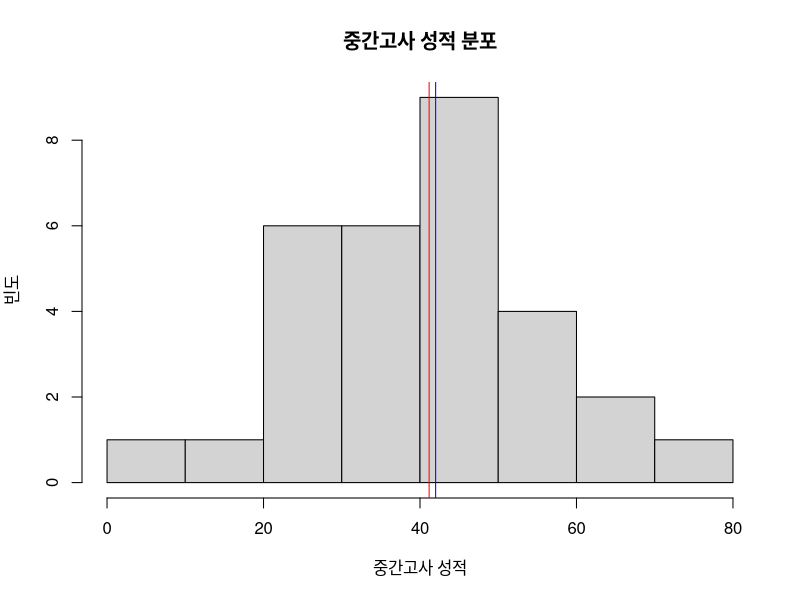
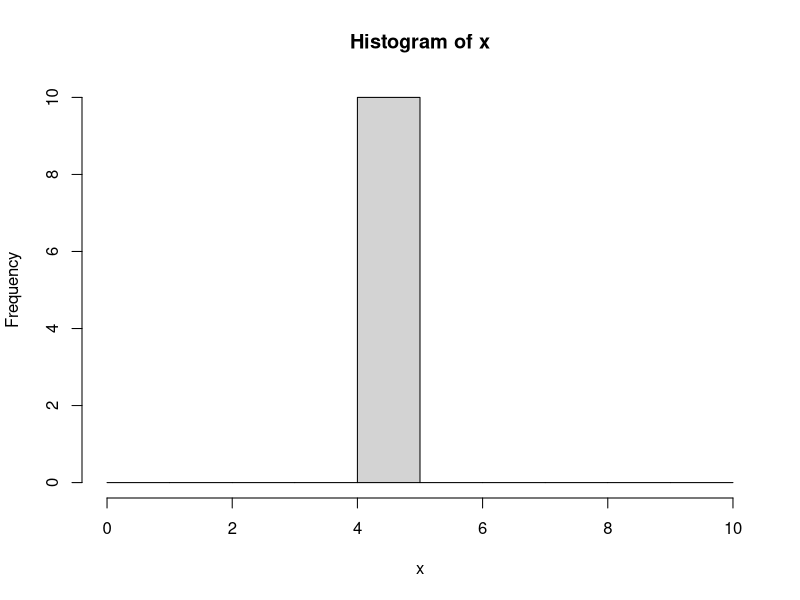
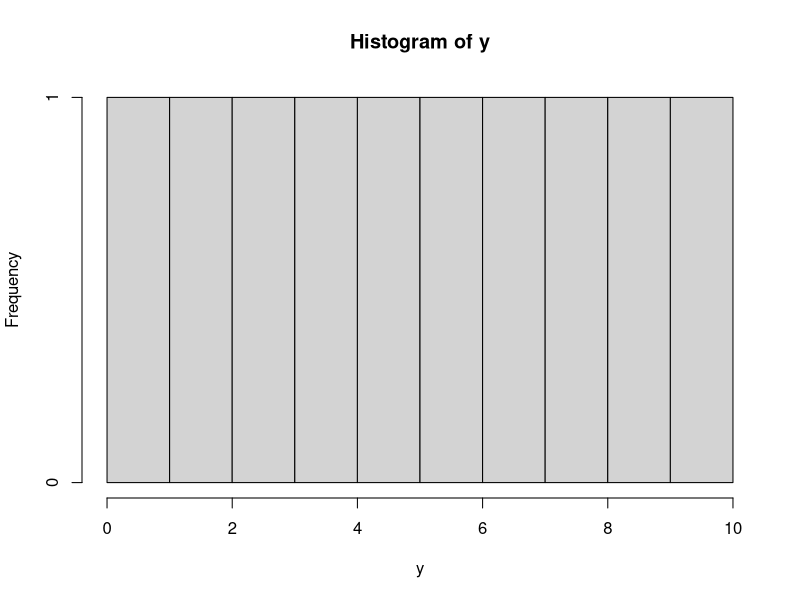
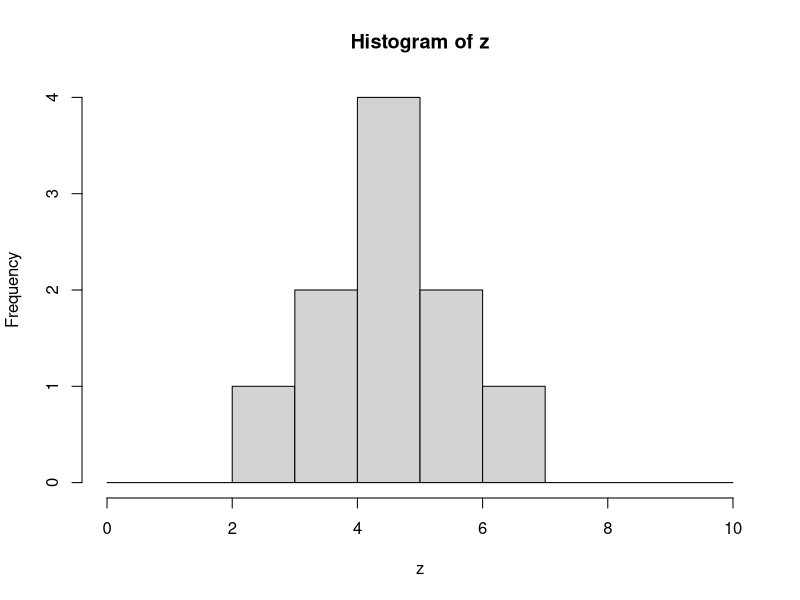

Here is the R script that generated these plots, in order:
# 분포를 나타내는 지표
mydata <- read.csv('examscore.csv',header = TRUE)
head(mydata)


# 평균 (mean)
x <- c(6:10)
sum(x) / length(x)     # 전체 합 / n

mean(x)


# mydata$midterm 평균
mean(mydata$midterm)

hist(mydata$midterm,
     main = '중간고사 성적 분포',
     xlab = '중간고사 성적',
     ylab = '빈도')
abline(v = mean(mydata$midterm), col = 'red')
abline(v = median(mydata$midterm), col = 'blue')


# 중앙값 (median) - 정중앙에 위치한 자료값
x <- 6:10
y <- 5:10    # n = 짝수

median(x)
median(y)


# 중간고사의 중앙값
median(mydata$midterm)


# 분위수 (quantile)
quantile(mydata$midterm)


# 분산 & 표준편차
set.seed(1234)          # seed 4자리 같으면 랜덤값이라도 항상 같은 값 나옴
x <- sample(1:10,6)
x

x_bar <- mean(x)

sum((x - x_bar)^2) / (length(x)-1)     # = var(x)
var(x)
sqrt(sum((x - x_bar)^2) / (length(x)-1))    # = sd(x)
sd(x)


# 히스토그램으로 본 분산
x <- rep(5,10)
y <- c(1:10)
z <- c(3,4,5,6,7,4,5,6,5,5)

hist(x, breaks = c(0:10))
hist(y, breaks = c(0:10))
hist(z, breaks = c(0:10))

var(x)
var(y)
var(z)
sd(x)
sd(y)
sd(z)

# 표준편차는 데이터와 같은 단위로 나타내어짐, 분산보다 분포의 퍼짐을 나타내는 것이 수월함
